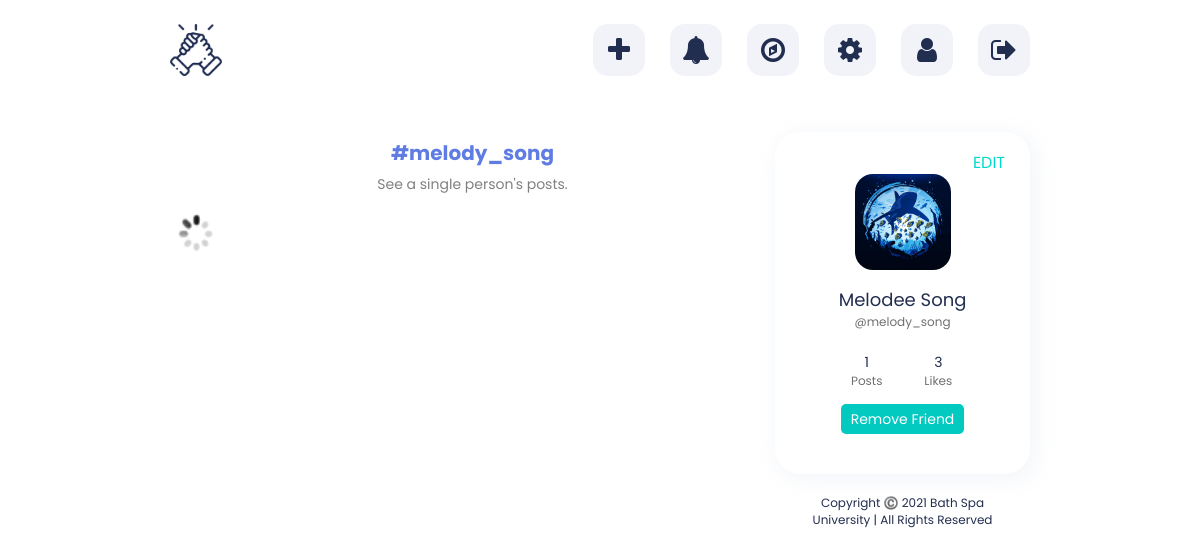
/profile.php?profile_username=melody_song (signed in), run on the app's committed database.
### tables this page shows
CREATE TABLE `users` (
  `id` int(11) NOT NULL,
  `first_name` varchar(25) NOT NULL,
  `last_name` varchar(25) NOT NULL,
  `username` varchar(100) NOT NULL,
  `email` varchar(100) NOT NULL,
  `password` varchar(255) NOT NULL,
  `signup_date` date NOT NULL,
  `profile_pic` varchar(255) NOT NULL,
  `num_posts` int(11) NOT NULL,
  `num_likes` int(11) NOT NULL,
  `user_closed` varchar(3) NOT NULL,
  `friend_array` text NOT NULL
);

### includes/classes/User.php (called while the page is built, shortened)
<?php
class User {
	private $user;
	private $con;
	public function __construct($con, $user){
		$this->con = $con;
		$user_details_query = mysqli_query($con, "SELECT * FROM users WHERE username='$user'");
		$this->user = mysqli_fetch_array($user_details_query);
	}
	public function isClosed() {
		$username = $this->user['username'];
		$query = mysqli_query($this->con, "SELECT user_closed FROM users WHERE username='$username'");
		$row = mysqli_fetch_array($query);
		if($row['user_closed'] == 'yes')
			return true;
		else
			return false;
	}
	public function isFriend($username_to_check) {
		$usernameComma = "," . $username_to_check . ",";
		if((strstr($this->user['friend_array'], $usernameComma) || $username_to_check == $this->user['username'])) {
			return true;
		}
		else {
			return false;
		}
	}
}
?>

### profile.php (the view, shortened to what this page needs)
<?php
include("includes/header2.php");
if(isset($_GET['profile_username'])) {
    $username = $_GET['profile_username'];
    $user_details_query = mysqli_query($con, "SELECT * FROM users WHERE username='$username'");
    $user_array = mysqli_fetch_array($user_details_query);
}
?>
    <div class="profile-page">
        <div class="left">
            <h4>#<?php echo $user_array['username']; ?></h4>
            <p class="info">See a single person's posts.</p>
            <img id="loading" src="assets/images/icons/loading.gif" width="50" height="50">
        </div>
        <div class="right">
            <div class="card">
                <button class="edit-btn" onclick="location.href='settings.php'">EDIT</button>
                <a href="<?php echo $userLoggedIn; ?>" class="prof-img"><img src="<?php echo $user_array['profile_pic']; ?>"></a>
                <a class="name"><?php echo $user_array['first_name'] . " " . $user_array['last_name']; ?></a>
                <p class="username">@<?php echo $user_array['username']; ?></p>
                <div class="stats">
                    <div class="posts"><?php echo $user_array['num_posts'] ?>
                        <p>Posts</p>
                    </div>
                    <div class="posts"><?php echo $user_array['num_likes'] ?>
                        <p>Likes</p>
                    </div>
                </div>
                <form action="<?php echo $username; ?>" method="POST">
                <?php
                $profile_user_obj = new User($con, $username);
                $logged_in_user_obj = new User($con, $userLoggedIn);
                if($userLoggedIn != $username) {
                    if($logged_in_user_obj->isFriend($username)) {
                        echo '<input type="submit" name="remove_friend" class="remove_friend" value="Remove Friend"><br>';
                    }
                }
                ?>
                </form>
            </div>
            <footer style="font-size: 12px;"><p>Copyright ©️ 2021 Bath Spa University | All Rights Reserved</p></footer>
        </div>
    </div>
</body>
</html>

### data on the page
users: username "melody_song", profile_pic (picture), first_name "Melodee", last_name "Song", num_posts "1", num_likes "3"
